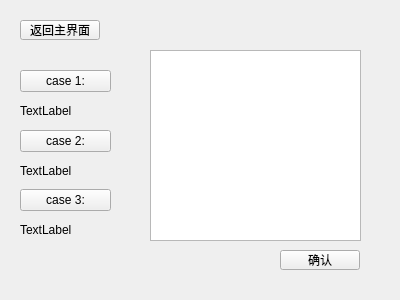
<?xml version="1.0" encoding="UTF-8"?>
<ui version="4.0">
 <class>inputwidget</class>
 <widget class="QWidget" name="inputwidget">
  <property name="geometry">
   <rect>
    <x>0</x>
    <y>0</y>
    <width>400</width>
    <height>300</height>
   </rect>
  </property>
  <property name="windowTitle">
   <string>Form</string>
  </property>
  <widget class="QPushButton" name="tomainbt">
   <property name="geometry">
    <rect>
     <x>20</x>
     <y>20</y>
     <width>80</width>
     <height>20</height>
    </rect>
   </property>
   <property name="text">
    <string>返回主界面</string>
   </property>
  </widget>
  <widget class="QPlainTextEdit" name="inputtextEdit">
   <property name="geometry">
    <rect>
     <x>150</x>
     <y>50</y>
     <width>211</width>
     <height>191</height>
    </rect>
   </property>
  </widget>
  <widget class="QPushButton" name="confirmbt">
   <property name="geometry">
    <rect>
     <x>280</x>
     <y>250</y>
     <width>80</width>
     <height>20</height>
    </rect>
   </property>
   <property name="text">
    <string>确认</string>
   </property>
  </widget>
  <widget class="QWidget" name="layoutWidget">
   <property name="geometry">
    <rect>
     <x>20</x>
     <y>70</y>
     <width>91</width>
     <height>173</height>
    </rect>
   </property>
   <layout class="QVBoxLayout" name="verticalLayout">
    <item>
     <widget class="QPushButton" name="pushButton">
      <property name="text">
       <string>case 1:</string>
      </property>
     </widget>
    </item>
    <item>
     <widget class="QLabel" name="label">
      <property name="text">
       <string>TextLabel</string>
      </property>
     </widget>
    </item>
    <item>
     <widget class="QPushButton" name="pushButton_2">
      <property name="text">
       <string>case 2:</string>
      </property>
     </widget>
    </item>
    <item>
     <widget class="QLabel" name="label_2">
      <property name="text">
       <string>TextLabel</string>
      </property>
     </widget>
    </item>
    <item>
     <widget class="QPushButton" name="pushButton_3">
      <property name="text">
       <string>case 3:</string>
      </property>
     </widget>
    </item>
    <item>
     <widget class="QLabel" name="label_3">
      <property name="text">
       <string>TextLabel</string>
      </property>
     </widget>
    </item>
   </layout>
  </widget>
 </widget>
 <resources/>
 <connections/>
</ui>
